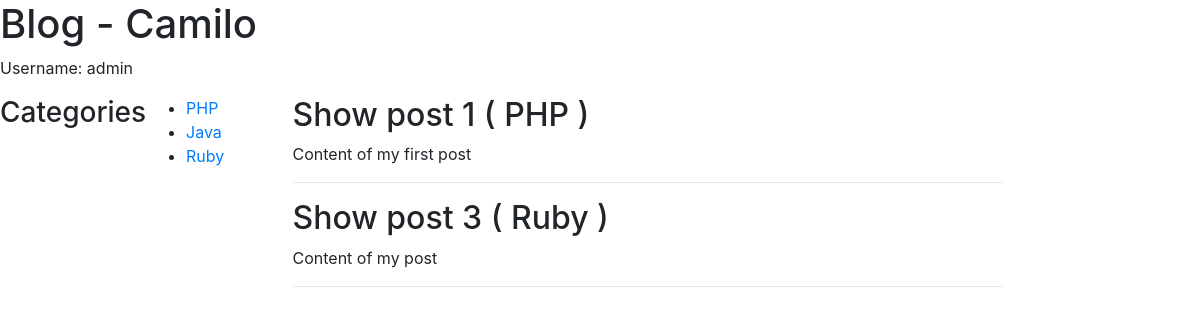
The page /blog (signed in) on the database as committed earlier.
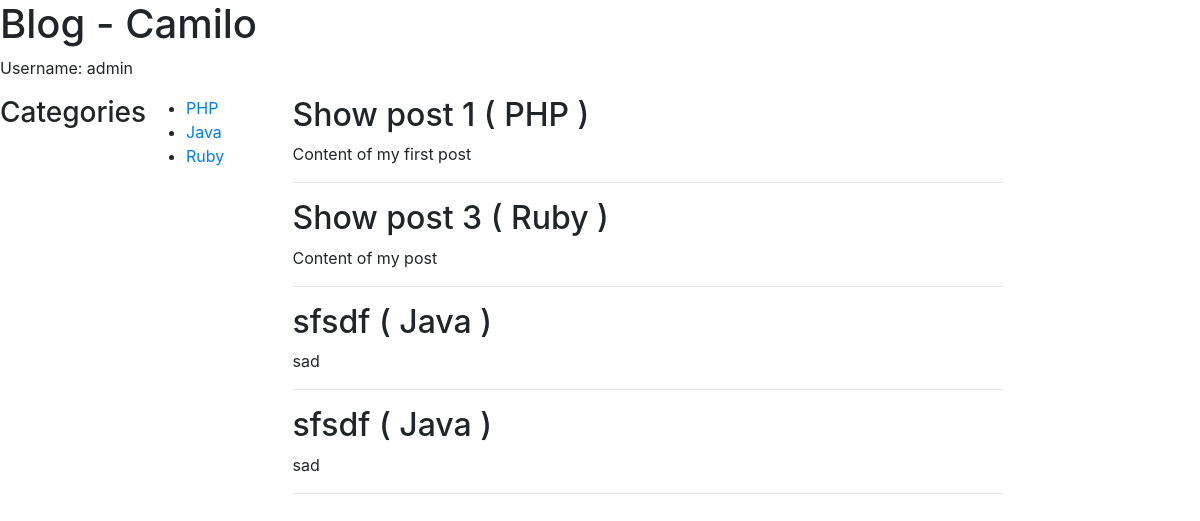
The same page on the database as committed later.
### blog/models.py (models this page shows, shortened)
class Category (models.Model):
    name = models.CharField(max_length=255)
    class Meta:
        verbose_name_plural = 'Categories'

class Post(models.Model):
    author = models.ForeignKey(User)
    category = models.ForeignKey(Category)
    name = models.CharField(max_length=255)
    content = models.TextField()
    created_at = models.DateTimeField(auto_now_add=True)
    STATUS_CHOICES = (
        ('Draft', 'Draft'),
        ('Published', 'Published')
    )
    status = models.CharField(max_length=20, choices=STATUS_CHOICES, default='Draft')

### blog/views.py (the view)
def home(request):
    name = "Camilo"
    all_categories = Category.objects.all()
    category = Category.objects.get(name='Ruby')
    posts = Post.objects.filter(status="Published")
    context = {
        'name': name,
        'categories': all_categories,
        'posts': posts,
    }
    return render(request, 'blog/home.html', context)

### templates/blog/home.html (shortened to what this page needs)
{% extends "blog/layout.html" %}
{% block content %}
<section>
  {% for post in posts %}
    <article class="">
      <h2>{{ post.name }} ( {{post.category.name}} )</h2>
      <p>
        {{ post.content }}
      </p>
    </article>
    <hr>
  {% endfor %}
</section>
{% endblock %}

### templates/blog/layout.html (shortened to what this page needs)
<!DOCTYPE html>
<html>
  <head>
    <link rel="stylesheet" href="https://maxcdn.bootstrapcdn.com/bootstrap/4.0.0-beta.2/css/bootstrap.min.css">
  </head>
  <body>
    <h1>Blog - {{name}}</h1>
    {% load gravatar %}
    {% if request.user.is_authenticated %}
      <p>
        Username: {{request.user.username}} <img src="{% gravatar_url request.user.email 30 %}" alt="">
      </p>
    {% endif %}
    <div class="container row">
      <div class="col-md-3">
        <aside class="row">
          <h3>
            Categories
          </h3>
          <ul>
            {% for category in categories %}
            <li>
              <a href="{% url 'blog.posts_by_category' category.id %}">{{ category.name }}</a>
            </li>
            {% endfor %}
          </ul>
        </aside>
      </div>
      <div class="col-md-8">
        {% block content %} {% endblock %}
      </div>
    </div>
  </body>
</html>

Rows that differ between the two databases and show on the page:
added Post: name "sfsdf", category.name "Java", content "sad"
added Post: name "sfsdf", category.name "Java", content "sad"
